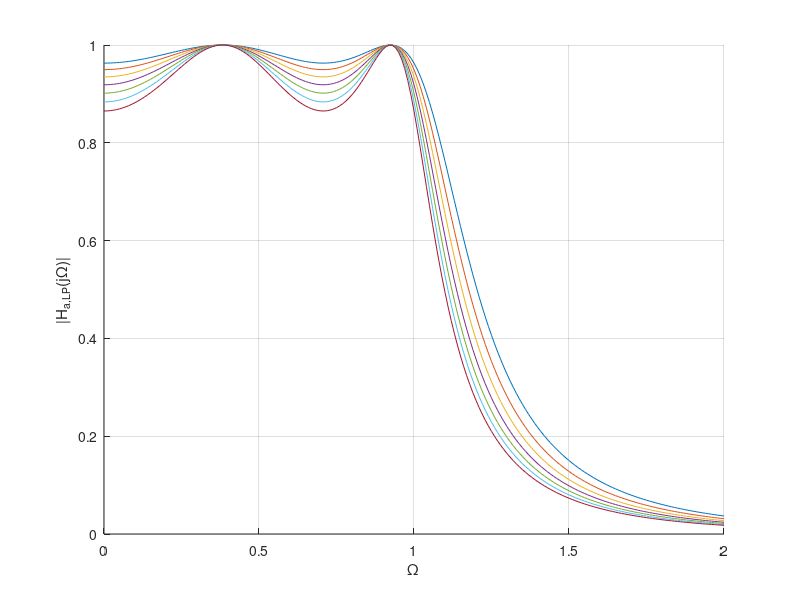

The MATLAB script that drew this image: (Note: this script raises an error after producing the figure.)
%PLOTS OF THE LOWPASS CHEBYSCHEV FILTER OF ORDER N AND
%0.3184 < epsilon < 0.6197
clear;
%close;

figure;
hold
N = 4;
for epsilon = 0.28:0.05:0.61
%for epsilon = 0.4:0.4;
Omega = 0:0.01:2;
H = 1./sqrt(1 + epsilon^2*cosh(N*acosh(Omega)).^2);
plot(Omega,H)
end

grid;
xlabel('\Omega')
ylabel('|H_{a,LP}(j\Omega)|')
gtext('\epsilon = 0.28')
gtext('\epsilon = 0.61')
hold off

